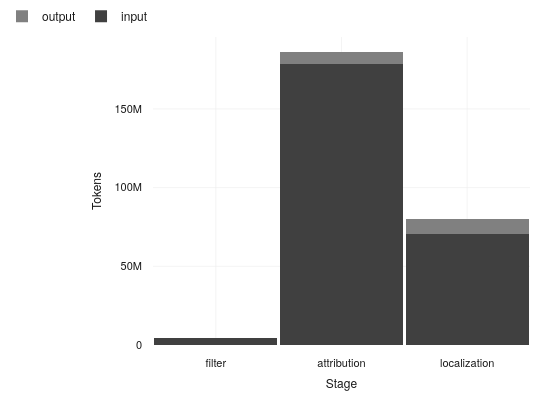

Write notebook code for a chart like this one.
### Code cell
colorway = pio.templates["thesis"].layout.colorway
figure = go.Figure()
for field, color in (("input", colorway[3]), ("output", colorway[1])):
    figure.add_trace(
        go.Bar(
            x=tokens["stage"].to_list(),
            y=tokens[field].to_list(),
            name=field,
            marker_color=color,
        )
    )
figure.update_layout(
    barmode="stack",
    yaxis_title="Tokens",
    xaxis_title="Stage",
    height=400,
    width=560,
    legend=dict(orientation="h", yanchor="bottom", y=1.02, x=0),
)
figure.show(config={"toImageButtonOptions": {"format": "svg"}})

with pl.Config(
    tbl_rows=-1,
    tbl_cols=-1,
    tbl_width_chars=200,
    tbl_hide_dataframe_shape=True,
    tbl_hide_column_data_types=True,
):
    print(report)

### Figure 1 — Plotly figure (JSON) as saved in the notebook; plotly's stock layout.template omitted (floating-point values rounded to 4 significant figures)
{"data": [{"marker": {"color": "#404040"}, "name": "input", "type": "bar", "x": ["filter", "attribution", "localization"], "y": [4560878, 178227435, 70404445]}, {"marker": {"color": "#808080"}, "name": "output", "type": "bar", "x": ["filter", "attribution", "localization"], "y": [47372, 7664520, 9846474]}], "layout": {"barmode": "stack", "height": 400, "legend": {"orientation": "h", "x": 0, "y": 1.02, "yanchor": "bottom"}, "width": 560, "xaxis": {"title": {"text": "Stage"}}, "yaxis": {"title": {"text": "Tokens"}}}}
